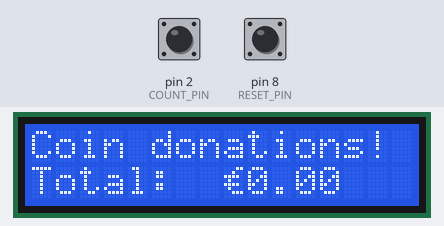
This sketch was run on a simulated Arduino Uno, built with avr-gcc and run on an emulated ATmega328P. Shown: 16×2 character LCD. The inputs (shaded band) are chosen by the test bench; at power-on: pin 2 (COUNT_PIN) HIGH, pin 8 (RESET_PIN) HIGH. EEPROM starts erased; what the sketch prints to the serial monitor is not drawn.

Above: at 2.4 s.
2.5 s: pin 2 (COUNT_PIN) pulled LOW for 0.15 s
At 3.5 s:
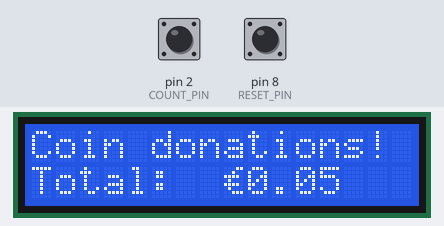
4.2 s: pin 2 (COUNT_PIN) pulled LOW for 1 s
At 6.1 s:
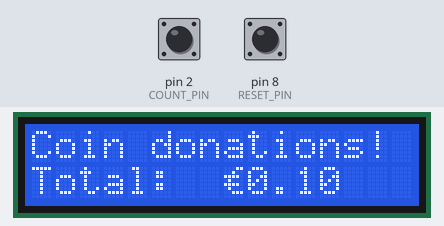
6.8 s: pin 8 (RESET_PIN) pulled LOW for 0.15 s
At 7.3 s:
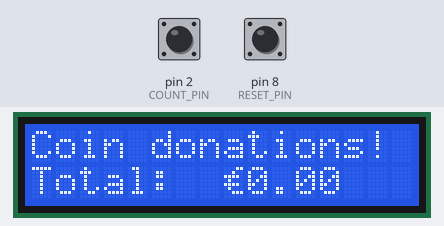
Timing chart, 0 to 9.8 s (numbered marks = the images above; inputs shaded):
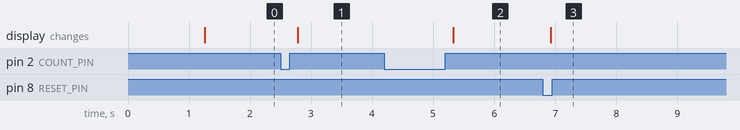

Measured:
- after the input at 2.5 s, the display: changes after 0.28 s (image 1)
- after the input at 4.2 s, the display: changes after 1.1 s (image 2)
- after the input at 6.8 s, the display: changes after 0.13 s (image 3)

The sketch:

donation_box.ino
```cpp
#include "donation_box.h"
#include "storage/storage.h"
#include "lcd/lcd.h"

float sum = DEFAULT_SUM;
float oldSum = DEFAULT_SUM;

// Reset button
int resetState;
unsigned long lastDebounceTime = 0;
int ledState = LOW;
int lastLedState = ledState;

// For timing EEPROM writes
unsigned long lastStoreTime = 0;

// For timing our sum values sent over serial
unsigned long lastSendTime = 0;

// checkResetButton() - On function call, reads our RESET_PIN's state and resets our sum value to DEFAULT_SUM if RESET_VALUE is read.
void checkResetButton() {
  resetState = digitalRead(RESET_PIN);

  // Filter out any noise, by setting a small buffer using our debounce delay value
  if ((millis() - lastDebounceTime) > DEBOUNCE_DELAY) {

    // If the reset button has been pressed and sum is not already default, activate the LED and set the sum to default value and activate the LED
    if (resetState == RESET_VALUE && sum != DEFAULT_SUM) {
        ledState = HIGH;
        sum = DEFAULT_SUM;
        Serial.println("RESET");
      }
    else {
      ledState = LOW;
    }
  }

  // If the LED state has changed
  if (ledState != lastLedState) {
    // Write our current LED state to our LED pin
    digitalWrite(LED_PIN, ledState);
    lastLedState = ledState;
  }
}

// setupLCD() - Initiates the LCD display with all components needed and displays INIT_MESSAGE when ready.
void setupLCD() {
  lcd.begin(LCD_X, LCD_Y);

  // Initialise each line of the lcd
  for (int i=0; i < LCD_Y; i++) {
    lcd.init();
  }

  // Initialise Euro character
  lcd.createChar(0, EURO_SYMBOL);

  lcd.backlight();

  lcd.clear();
  lcd.print(INIT_MESSAGE);

  delay(1000);

  lcd.clear();
  lcd.print(GENERAL_MESSAGE);
}

// updateLCD() - When called, updates the lcd display to show the latest sum.
void updateLCD() {
  lcd.clear();
  lcd.print(GENERAL_MESSAGE);
  lcd.setCursor(0,1); // Move to line 1
  lcd.print(TOTAL_MESSAGE);
  lcd.setCursor(8,1); // TODO make dynamic according to length of message
  lcd.write(0);
  lcd.setCursor(9,1);
  lcd.print(sum);
}

// onPulse() - Called by our attachInterrupt each time a rising voltage is read on our COUNT_PIN (From the coin acceptor).
void onPulse() {
  sum += EUR_PER_PULSE;
}

// sendSum() - Simply sends our sum over serial and updates lastSendTime to indicate that a sum was just sent.
void sendSum() {
  Serial.println(sum);
  lastSendTime = millis();
}

void setup() {
  Serial.begin(BAUD_RATE);

  // Let's use the internal pull-up resistors for our pins
  pinMode(RESET_PIN, INPUT_PULLUP);
  pinMode(COUNT_PIN, INPUT_PULLUP);
  attachInterrupt(digitalPinToInterrupt(COUNT_PIN), onPulse, RISING);

  if (PERSISTENCE == true) {
    float stored_sum = readFloat(START_ADDRESS); // Attempt to read stored sum from EEPROM
    if (stored_sum != stored_sum) { // check for NaN
      //Serial.println("No stored value found");
    } else {
      sum = stored_sum;
      oldSum = sum;
    }
  }

  if (ENABLE_LCD == true) {
    setupLCD();
    updateLCD();
  }

  // Init our lastXTime values
  lastStoreTime = millis();
  lastSendTime = millis();
}

void loop() {
  checkResetButton(); // First check if we have a reset button press

  // If our sum has been updated
  if (oldSum != sum) {
    delay(UPDATE_DELAY);

    if (ENABLE_LCD == true) {
      updateLCD();
    }

    oldSum = sum;
    lastStoreTime = millis();
  }

  // Check if our SERIAL_DELAY value has been exceeded and it's time to send a new value
  if ((millis() - lastSendTime) > SERIAL_DELAY) {
    sendSum();
  }

  if (PERSISTENCE == true) {
    // If STORE_DELAY is exceeded and the stored value is different to the current
    if ((millis() - lastStoreTime) > STORE_DELAY && readFloat(START_ADDRESS) != sum) {
      storeFloat(START_ADDRESS, sum); // write the new sum to EEPROM, overwriting the last stored value
    }
  }
}
```

donation_box.h
```cpp
const bool ENABLE_LCD = true;
const bool PERSISTENCE = true;

const int BAUD_RATE = 9600;

const int COUNT_PIN = 2;    // Pulse pin from the coin acceptor
const int RESET_PIN = 8;    // the number of the pushbutton pin
const int LED_PIN = 13;     // the number of the LED pin (13 is onboard for most Arduinos)

const int RESET_VALUE = 0; // The value needed to trigger a reset on our reset pin
const unsigned long DEBOUNCE_DELAY = 50; // Debounce value used for our reset pushbutton

const float DEFAULT_SUM = 0.00; // Default starting value for our sum
const float EUR_PER_PULSE = 0.05;   // Set a float value for each pulse recieved from the coin acceptor

const unsigned long UPDATE_DELAY = 100;   // Delay between updating the sum
const unsigned long STORE_DELAY = 5500;   // Delay between storing the sum

const unsigned long SERIAL_DELAY = 30000; // Delay between sending values over serial (to avoid spamming unnecessarily)
```

storage.h
```cpp
#ifndef STORAGE_H
#define STORAGE_H

const unsigned int START_ADDRESS = 1; // Address location to start storing on EEPROM
const int FLOAT_SIZE = 4; // The size of our float data structure in Bytes

float readFloat(unsigned int addr);
void storeFloat(unsigned int addr, float x);
#endif
```

lcd.h
```cpp
#ifndef LCD_H
#define LCD_H
#include "LiquidCrystal_I2C.h"

// Number of characters LCD can handle
const int LCD_X = 16;
const int LCD_Y = 2;
LiquidCrystal_I2C lcd(0x27, LCD_X, LCD_Y);  // set the LCD address to 0x27 for 16 chars and 2 line display
uint8_t EURO_SYMBOL[8] = {0x3,0x4,0x1e,0x8,0x1e,0x8,0x7}; // Euro symbol for lcd

const char INIT_MESSAGE[LCD_X] = "SO HUNGRY.";
const char GENERAL_MESSAGE[LCD_X] = "Coin donations!";
const char TOTAL_MESSAGE[LCD_X] = "Total:";
#endif
```
